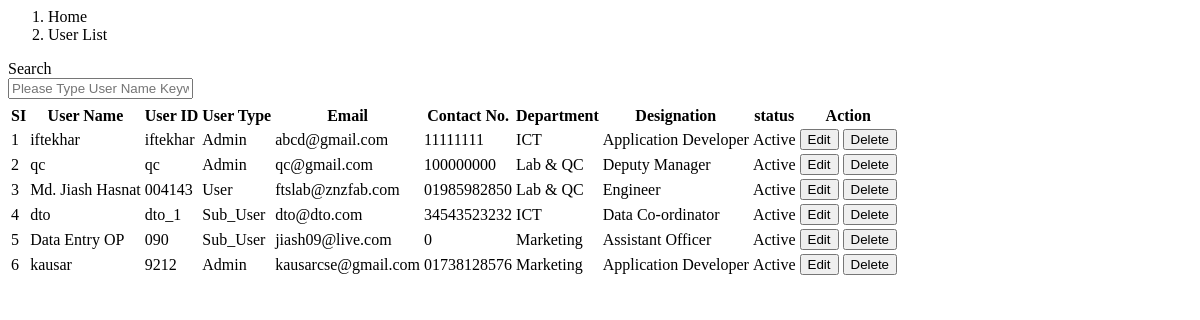
/user/user_list.php, run on an earlier commit of the app's database.
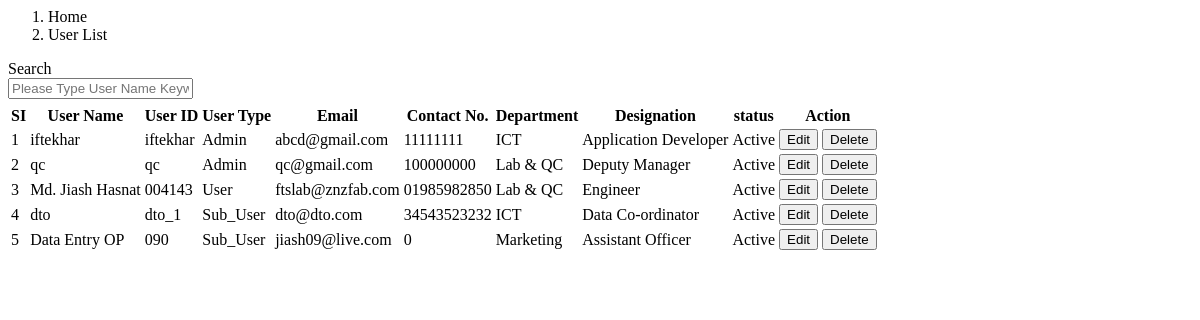
And on a later commit of the database.
### tables this page shows
CREATE TABLE `user_login` (
  `id` int(11) NOT NULL,
  `user_id` varchar(50) NOT NULL,
  `user_name` varchar(30) NOT NULL,
  `employee_name` varchar(50) NOT NULL,
  `first_name` varchar(50) NOT NULL,
  `last_name` varchar(50) NOT NULL,
  `middle_name` varchar(50) NOT NULL,
  `password` varchar(255) NOT NULL,
  `email` varchar(50) NOT NULL,
  `contact_no` varchar(25) NOT NULL,
  `department` varchar(30) NOT NULL,
  `designation` varchar(50) NOT NULL,
  `user_type` varchar(20) NOT NULL,
  `status` varchar(20) NOT NULL,
  `profile_picture` varchar(100) NOT NULL,
  `recording_person_id` varchar(30) NOT NULL,
  `recording_person_name` varchar(50) DEFAULT NULL,
  `recording_time` datetime NOT NULL
);

### user/user_list.php (the view, shortened to what this page needs)
<?php
include('../login/db_connection_class.php');
?>
<div class="col-sm-12 col-md-12 col-lg-12">
   <div class="panel panel-default">
			    <nav aria-label="breadcrumb">
					  <ol class="breadcrumb">
					    <li class="breadcrumb-item active" aria-current="page">Home</li>
					     <li class="breadcrumb-item"><a onclick="load_page('user/user_list.php')">User List</a></li>
					  </ol>
				</nav>
        <form class="form-horizontal" action="POST" style="margin-top:10px;" name="user_list_form" id="user_list_form">
 	                    <div class="form-group form-group-sm">
				          <label class="col-sm-offset-7 control-label col-sm-1" for="search">Search</label>
				          <div class="col-sm-4">
				             <input type="text" id="my_input" class="form-control " onkeyup="my_function()" placeholder="Please Type User Name Keyword">
				           </div>
				        </div>
				      <div class="form-group form-group-sm">
					        <table id="datatable-buttons" class="table table-striped table-bordered">
					         	<thead>
					                 <tr>
					                 <th>SI</th>
					                 <th>User Name</th>
					                 <th>User ID</th>
					                 <th>User Type</th>
					                 <th>Email</th>
					                 <th>Contact No.</th>
					                 <th>Department</th>
					                 <th>Designation</th>
					                 <th>status</th>
					                 <th>Action</th>
					                 </tr>
					            </thead>
					            <tbody>
					            <?php
					                            $s1 = 1;
					                            $sql_for_user_list = "SELECT * FROM user_login";
					                            $res_for_user_list = mysqli_query($con, $sql_for_user_list);
					                            while ($row = mysqli_fetch_assoc($res_for_user_list))
					                            {
					             ?>
					             <tr>
					                <td><?php echo $s1; ?></td>
					                <td><?php echo $row['user_name']; ?></td>
					                <td><?php echo $row['user_id']; ?></td>
					                <td><?php echo $row['user_type']; ?></td>
					                <td><?php echo $row['email']; ?></td>
					                <td><?php echo $row['contact_no']; ?></td>
					                <td><?php echo $row['department']; ?></td>
					                <td><?php echo $row['designation']; ?></td>
					                <td><?php echo $row['status']; ?></td>
					                <td>
					                      <button type="submit" id="" name="" class="btn btn-primary btn-xs" onclick="load_page('user/edit_user.php?user_id=<?php echo $row['user_id']?>')"> Edit </button>
					                      <button type="submit" id="" name="" class="btn btn-danger btn-xs" onclick="load_page('user/user_deleting.php?user_id=<?php echo $row['user_id']?>')"> Delete </button>
					                    </td>
					                <?php
					                $s1++;
					                                 }
					                 ?>
					             </tr>
					          </tbody>
					         </table>
					        </div>
			</form>
		</div>
</div>

What changed in the data, as far as the page shows it:
removed user_login: user_name "kausar", user "9212", user_type "Admin", email "kausarcse@gmail.com", contact_no "01738128576", department "Marketing", designation "Application Developer", status "Active"
